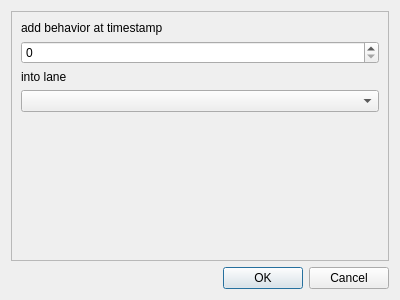
<?xml version="1.0" encoding="UTF-8"?>
<ui version="4.0">
 <class>AddRoboyBehaviorDialog</class>
 <widget class="QDialog" name="AddRoboyBehaviorDialog">
  <property name="geometry">
   <rect>
    <x>0</x>
    <y>0</y>
    <width>400</width>
    <height>300</height>
   </rect>
  </property>
  <property name="windowTitle">
   <string>Dialog</string>
  </property>
  <layout class="QVBoxLayout" name="verticalLayout">
   <item>
    <widget class="QFrame" name="dialogFrame">
     <property name="frameShape">
      <enum>QFrame::StyledPanel</enum>
     </property>
     <property name="frameShadow">
      <enum>QFrame::Raised</enum>
     </property>
     <layout class="QVBoxLayout" name="verticalLayout_2">
      <item>
       <widget class="QLabel" name="timestampLabel">
        <property name="text">
         <string>add behavior at timestamp</string>
        </property>
       </widget>
      </item>
      <item>
       <widget class="QSpinBox" name="timestampSpinBox"/>
      </item>
      <item>
       <widget class="QLabel" name="laneLabel">
        <property name="text">
         <string>into lane</string>
        </property>
       </widget>
      </item>
      <item>
       <widget class="QComboBox" name="laneComboBox"/>
      </item>
      <item>
       <spacer name="verticalSpacer">
        <property name="orientation">
         <enum>Qt::Vertical</enum>
        </property>
        <property name="sizeHint" stdset="0">
         <size>
          <width>20</width>
          <height>40</height>
         </size>
        </property>
       </spacer>
      </item>
     </layout>
    </widget>
   </item>
   <item>
    <widget class="QDialogButtonBox" name="buttonBox">
     <property name="orientation">
      <enum>Qt::Horizontal</enum>
     </property>
     <property name="standardButtons">
      <set>QDialogButtonBox::Cancel|QDialogButtonBox::Ok</set>
     </property>
    </widget>
   </item>
  </layout>
 </widget>
 <resources/>
 <connections>
  <connection>
   <sender>buttonBox</sender>
   <signal>accepted()</signal>
   <receiver>AddRoboyBehaviorDialog</receiver>
   <slot>accept()</slot>
   <hints>
    <hint type="sourcelabel">
     <x>248</x>
     <y>254</y>
    </hint>
    <hint type="destinationlabel">
     <x>157</x>
     <y>274</y>
    </hint>
   </hints>
  </connection>
  <connection>
   <sender>buttonBox</sender>
   <signal>rejected()</signal>
   <receiver>AddRoboyBehaviorDialog</receiver>
   <slot>reject()</slot>
   <hints>
    <hint type="sourcelabel">
     <x>316</x>
     <y>260</y>
    </hint>
    <hint type="destinationlabel">
     <x>286</x>
     <y>274</y>
    </hint>
   </hints>
  </connection>
 </connections>
</ui>
